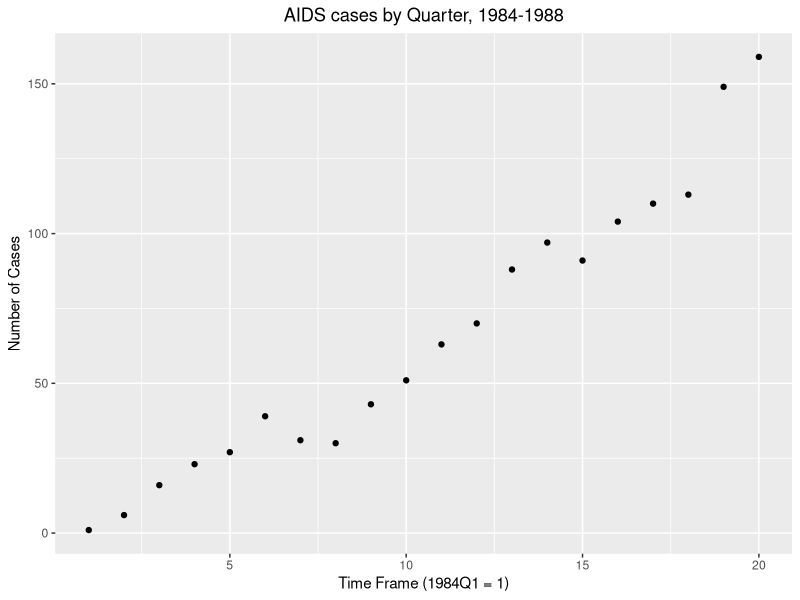
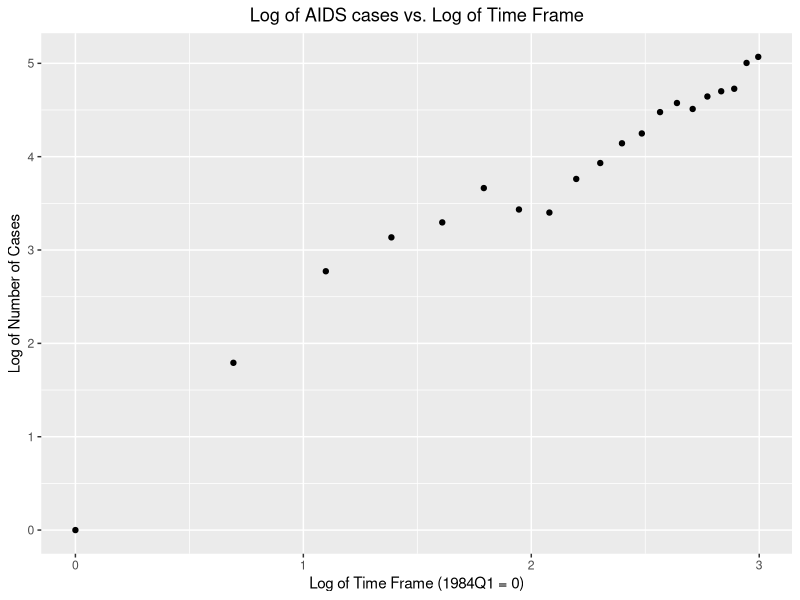

The R source for these figures, in order:
## ---- chunk 1
knitr::opts_chunk$set(echo = TRUE)
## ---- chunk 2
anther <- c(0,0,0,0,0,0,1,1,1,1,1,1)
treatment <- c(0,0,0,1,1,1,0,0,0,1,1,1)
freq <- c(102-55,99-52,108-57,76-55,81-50,90-50,
          55,52,57,55,50,50)
force <- c(40,150,350,40,150,350,40,150,350,40,150,350)
dataEmb <- data.frame(cbind(anther, treatment, force, freq))
dataEmb$treatment <- factor(dataEmb$treatment)

# for Model 1
model1 <- glm('anther ~ treatment + force + treatment*force',
              data = dataEmb, family = "binomial"(link = 'logit'),
              weights = freq)
coef1 <- summary(model1)$coefficients[,1]

# for Model 2
model2 <- glm('anther ~ treatment + force',
              data = dataEmb, family = "binomial"(link = 'logit'),
              weights = freq)
coef2 <- summary(model2)$coefficients[,1]

# for Model 3
model3 <- glm('anther ~ force',
              data = dataEmb, family = "binomial"(link = 'logit'),
              weights = freq)
coef3 <- summary(model3)$coefficients[,1]
print("Model 1 Coefficients:")
print(coef1)
print("Model 2 Coefficients:")
print(coef2)
print("Model 3 Coefficients:")
print(coef3)
## ---- chunk 3
# for model 1
x_s = dataEmb[1:6,2:3]
x_s$inter <- x_s[,2]*c(0,0,0,1,1,1)
desMat <- data.matrix(cbind(1,x_s))
exTB1 <-exp(desMat %*% matrix(coef1))
pi_1 <- exTB1/(1 + exTB1)
pi_1 <- round(c(pi_1),4)

#for model 2
x_s2 = dataEmb[1:6,2:3]
desMat2 <- data.matrix(cbind(1,x_s2))
exTB2 <-exp(desMat2 %*% matrix(coef2))
pi_2 <- exTB2/(1 + exTB2)
pi_2 <- round(c(pi_2),4)

#for model 3
x_s3 = dataEmb[1:3,3]
desMat3 <- data.matrix(cbind(1,x_s3))
exTB3 <-exp(desMat3 %*% matrix(coef3))
pi_3 <- exTB3/(1 + exTB3)
pi_3 <- round(c(pi_3, pi_3),4)
## ---- chunk 4
pred_pis <- t(cbind(pi_1, pi_2,pi_3))
colnames(pred_pis) <- c("40, C","150, C","350, C",
                        "40, T", "150,T", "350, T")
rownames(pred_pis) <- c("Model 1", "Model 2", "Model 3")
pred_pis
## ---- chunk 5
data.matrix(pred_pis) * c(102,99,108,76,81,90)
## ---- chunk 6

## ---- chunk 7
library(ggplot2)
## ---- chunk 8
Year <- c(1984, 1985, 1986, 1987, 1988)
Q1 <- c(1,27,43,88,110)
Q2 <- c(6, 39, 51, 97, 113)
Q3 <- c(16, 31, 63, 91, 149)
Q4 <- c(23, 30, 70, 104, 159)
dataAIDS <- data.frame(cbind(Year, Q1,Q2,Q3,Q4))
## ---- chunk 9
qMat <- t(data.matrix(dataAIDS[,2:5]))
timeFrame <- data.frame(cbind(1:(dim(qMat)[1] * dim(qMat)[2]),as.vector(qMat)))
ggplot(data = timeFrame) + geom_point(aes(X1,X2)) +
  xlab("Time Frame (1984Q1 = 1)") + ylab ("Number of Cases") +
  ggtitle("AIDS cases by Quarter, 1984-1988") +
  theme(plot.title = element_text(hjust = 0.5))
## ---- chunk 10
timeFrameLog <- data.frame(cbind(log(timeFrame$X1),log(timeFrame$X2)))
ggplot(data = timeFrameLog) + geom_point(aes(X1,X2)) +
  xlab("Log of Time Frame (1984Q1 = 0)") + ylab ("Log of Number of Cases") +
  ggtitle("Log of AIDS cases vs. Log of Time Frame") +
  theme(plot.title = element_text(hjust = 0.5))
## ---- chunk 11
sum(timeFrame$X2)
sum(timeFrameLog$X1 * timeFrame$X2) 
## ---- chunk 12
e_xi <- sum(exp(timeFrameLog$X1))
x_ie_exi <- sum(exp(timeFrameLog$X1) %*% timeFrameLog$X1)
e_xi
x_ie_exi
## ---- chunk 13
i_0 <- t(data.matrix(timeFrameLog)) %*% diag(exp(timeFrameLog$X1)) %*%
  data.matrix(timeFrameLog)
i_0
## ---- chunk 14
invI_0 <- solve(i_0)
beta_1 <- c(0,1) + invI_0%*%c(-1 * e_xi + sum(timeFrame$X2),
                          -1 * x_ie_exi + sum(timeFrameLog$X1 * timeFrame$X2))
rownames(beta_1) <- c("b_0","b_1")
beta_1
## ---- chunk 15
S_11 <- -1 *sum(exp(data.matrix(timeFrameLog)%*% beta_1)) + sum(timeFrame$X2)
S_11
## ---- chunk 16
design = data.matrix(cbind(c(1,1,1,1), c(1,0,1,1),
               c(2.5,1.5,2.9,3.0),
               c(6.25, 2.25, 8.41, 9),
               c(1,1,1,0)))
betaHat <- c(2.99, -0.27, -0.67, 0.16, 0.91)
hatLnTheta <- design %*% betaHat
hatLnTheta
## ---- chunk 17
predMean <- exp(hatLnTheta)
predMean
## ---- chunk 18
ys <- c(15,85,10,40)
unitD <- 2 * (-1 - log(ys) + (ys/predMean) + log(predMean))
Deviance <- sum(unitD)
sprintf("Deviance: %.4f", Deviance)
## ---- chunk 19
pearson_2 <- (ys[2] - predMean[2])/predMean[2]
sprintf("Pearson Residual: %.5f",pearson_2)
## ---- chunk 20
dev2 <- sign(ys[2] - predMean[2])*sqrt(unitD[2])
sprintf("Deviance Residual: %.5f", dev2)
